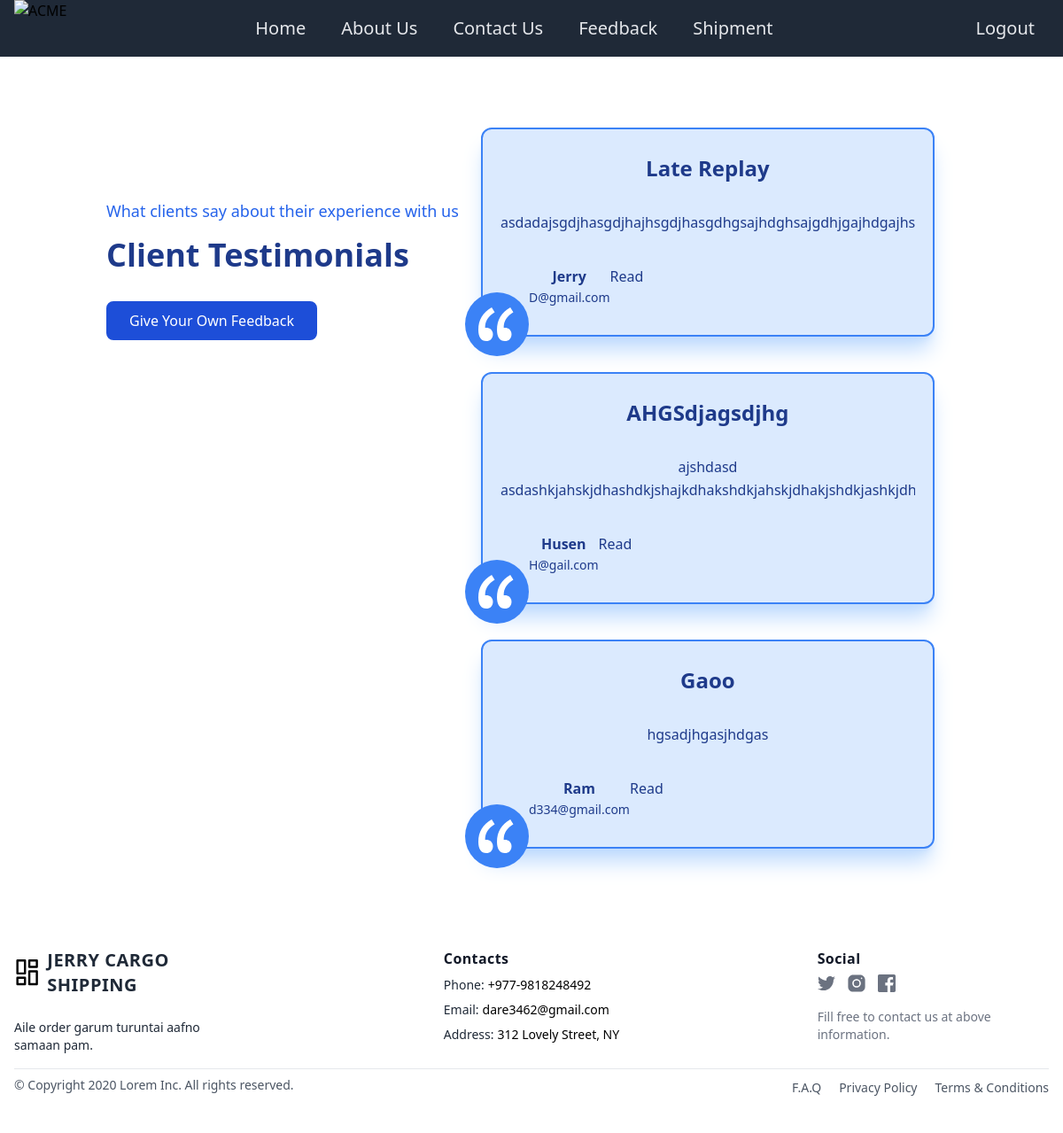
The app's page /feedback-list/ (signed in) with its own data.
### shipping/models.py (models this page shows, shortened)
class Feedback(models.Model):
    name = models.CharField(max_length=100)
    email = models.EmailField()
    subject = models.TextField()
    message = models.TextField()
    created_at = models.DateTimeField(auto_now_add=True)

### shipping/views.py (the view)
# urls.py: path('feedback-list/', shippingview.feedback_list, name='feedback_list'),
def feedback_list(request):
    feedbacks = Feedback.objects.all()
    return render(request, 'shipping/feedback_list.html', {'feedbacks': feedbacks})

### shipping/templates/shipping/feedback_list.html (shortened to what this page needs)
{% extends 'shipping/base.html' %}
{% block bodycontent %}
<section class="py-6 text-blue-900 sm:py-16 lg:py-20">
  <div class="mx-auto max-w-screen-lg px-4 sm:px-6 lg:px-8">
    <div class="flex flex-col lg:flex-row">
      <div class="my-10 text-center sm:mt-20 lg:text-left">
        <p class="text-lg font-medium text-blue-600">What clients say about their experience with us</p>
        <h2 class="mt-4 text-3xl font-bold text-blue-900 sm:text-4xl">Client Testimonials</h2>
        <div class="mt-8">
          <a href="{% url 'feedback_create'%}">
          <button class="rounded-lg border-2 border-blue-700 bg-blue-700 px-6 py-2 font-medium text-white transition hover:translate-y-1">Give Your Own Feedback</button>
        </a>
        </div>
      </div>
      <div class="relative mx-auto grid max-w-lg grid-cols-1 gap-6 lg:ml-auto lg:gap-10">
        {% for feedback in feedbacks %}
        <div class="flex flex-col rounded-xl border-2 border-blue-500 bg-blue-100 text-center shadow-xl shadow-blue-200">
          <div class="relative flex flex-1 flex-col justify-between p-6 lg:py-7 lg:px-5">
            <span class="absolute -left-5 -bottom-6 rounded-full bg-blue-500 p-3 text-5xl text-white">
            </span>
            <div class="flex-1">
              <p class="text-2xl font-bold">{{ feedback.subject}}</p>
              <blockquote class="mt-8 flex-1 overflow-hidden text-ellipsis ">
                <p class="leading-relaxed text-blue-900 ">{{feedback.message}}</p>
              </blockquote>
            </div>
            <div class=" mt-8 px-8 py-1 flex">
                <div>
                  <p class="text-base font-bold">{{feedback.name}}</p>
                  <p class="mt-0.5 text-sm">{{feedback.email}}</p>
                </div>
                <div>Read</div>
            </div>
          </div>
        </div>
        {% endfor %}
      </div>
    </div>
  </div>
</section>
{% endblock bodycontent %}

### records on screen
Feedback: subject "Late Replay", message "asdadajsgdjhasgdjhajhsgdjhasgdhgsajhdghsajgdhjgajhdgaj…", name "Jerry", email "D@gmail.com"
Feedback: subject "AHGSdjagsdjhg", message "ajshdasd asdashkjahskjdhashdkjshajkdhakshdkjahskjdhakjshdkjashkj…", name "Husen", email "H@gail.com"
Feedback: subject "Gaoo", message "hgsadjhgasjhdgas", name "Ram", email "d334@gmail.com"
